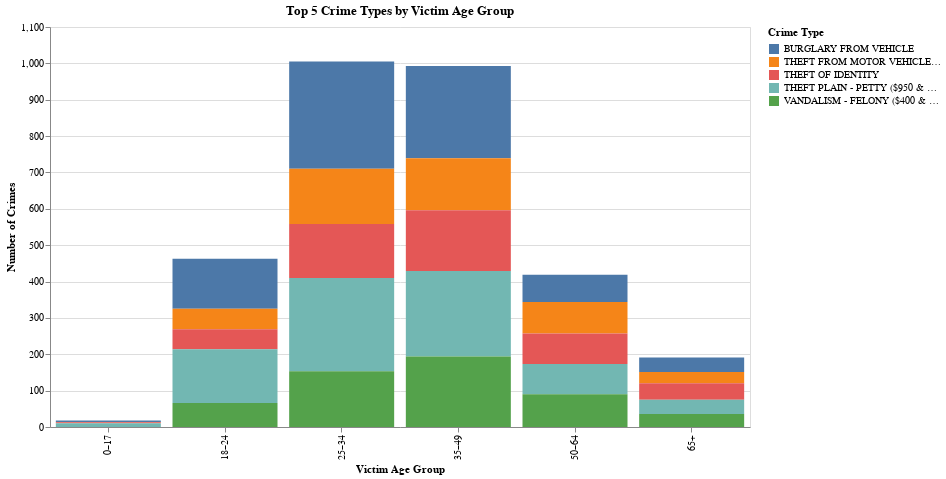

Here is the notebook cell this chart was saved with:
### Code cell
import pandas as pd
import altair as alt

# Reload and clean dataset
df = pd.read_csv("LACrimeData9999.csv")
df = df[(df['Vict Age'] > 0) & (df['Vict Age'] < 120)]
df = df.dropna(subset=['Crm Cd Desc'])

# Create age groups
age_bins = [0, 18, 25, 35, 50, 65, 100]
age_labels = ['0–17', '18–24', '25–34', '35–49', '50–64', '65+']
df['Age Group'] = pd.cut(df['Vict Age'], bins=age_bins, labels=age_labels)

# Get top 5 crime types
top_crimes = df['Crm Cd Desc'].value_counts().nlargest(5).index.tolist()
df_top = df[df['Crm Cd Desc'].isin(top_crimes)]

# Group by crime and age group
agg_df = df_top.groupby(['Crm Cd Desc', 'Age Group']).size().reset_index(name='Count')

# Altair bar chart
chart = alt.Chart(agg_df).mark_bar().encode(
    x=alt.X('Age Group:N', title='Victim Age Group'),
    y=alt.Y('Count:Q', title='Number of Crimes'),
    color=alt.Color('Crm Cd Desc:N', title='Crime Type'),
    tooltip=['Crm Cd Desc', 'Age Group', 'Count']
).properties(
    width=700,
    height=400,
    title='Top 5 Crime Types by Victim Age Group'
).interactive()


chart.show()

### Figure 1 — Vega-Lite specification as saved in the notebook (floating-point values rounded to 4 significant figures)
{"config": {"view": {"continuousWidth": 300, "continuousHeight": 300}}, "data": {"name": "data-871e6f8f4de2f7bdecc40c82bbd210ed"}, "mark": {"type": "bar"}, "encoding": {"color": {"field": "Crm Cd Desc", "title": "Crime Type", "type": "nominal"}, "tooltip": [{"field": "Crm Cd Desc", "type": "nominal"}, {"field": "Age Group", "type": "ordinal"}, {"field": "Count", "type": "quantitative"}], "x": {"field": "Age Group", "title": "Victim Age Group", "type": "nominal"}, "y": {"field": "Count", "title": "Number of Crimes", "type": "quantitative"}}, "height": 400, "params": [{"name": "param_4", "select": {"type": "interval", "encodings": ["x", "y"]}, "bind": "scales"}], "title": "Top 5 Crime Types by Victim Age Group", "width": 700, "$schema": "https://vega.github.io/schema/vega-lite/v5.20.1.json", "datasets": {"data-871e6f8f4de2f7bdecc40c82bbd210ed": [{"Crm Cd Desc": "BURGLARY FROM VEHICLE", "Age Group": "0–17", "Count": 4}, {"Crm Cd Desc": "BURGLARY FROM VEHICLE", "Age Group": "18–24", "Count": 138}, {"Crm Cd Desc": "BURGLARY FROM VEHICLE", "Age Group": "25–34", "Count": 295}, {"Crm Cd Desc": "BURGLARY FROM VEHICLE", "Age Group": "35–49", "Count": 254}, {"Crm Cd Desc": "BURGLARY FROM VEHICLE", "Age Group": "50–64", "Count": 75}, {"Crm Cd Desc": "BURGLARY FROM VEHICLE", "Age Group": "65+", "Count": 40}, {"Crm Cd Desc": "THEFT FROM MOTOR VEHICLE - GRAND ($950.01 AND OVER)", "Age Group": "0–17", "Count": 1}, {"Crm Cd Desc": "THEFT FROM MOTOR VEHICLE - GRAND ($950.01 AND OVER)", "Age Group": "18–24", "Count": 56}, {"Crm Cd Desc": "THEFT FROM MOTOR VEHICLE - GRAND ($950.01 AND OVER)", "Age Group": "25–34", "Count": 152}, {"Crm Cd Desc": "THEFT FROM MOTOR VEHICLE - GRAND ($950.01 AND OVER)", "Age Group": "35–49", "Count": 143}, {"Crm Cd Desc": "THEFT FROM MOTOR VEHICLE - GRAND ($950.01 AND OVER)", "Age Group": "50–64", "Count": 87}, {"Crm Cd Desc": "THEFT FROM MOTOR VEHICLE - GRAND ($950.01 AND OVER)", "Age Group": "65+", "Count": 31}, {"Crm Cd Desc": "THEFT OF IDENTITY", "Age Group": "0–17", "Count": 3}, {"Crm Cd Desc": "THEFT OF IDENTITY", "Age Group": "18–24", "Count": 55}, {"Crm Cd Desc": "THEFT OF IDENTITY", "Age Group": "25–34", "Count": 148}, {"Crm Cd Desc": "THEFT OF IDENTITY", "Age Group": "35–49", "Count": 167}, {"Crm Cd Desc": "THEFT OF IDENTITY", "Age Group": "50–64", "Count": 84}, {"Crm Cd Desc": "THEFT OF IDENTITY", "Age Group": "65+", "Count": 45}, {"Crm Cd Desc": "THEFT PLAIN - PETTY ($950 & UNDER)", "Age Group": "0–17", "Count": 10}, {"Crm Cd Desc": "THEFT PLAIN - PETTY ($950 & UNDER)", "Age Group": "18–24", "Count": 148}, {"Crm Cd Desc": "THEFT PLAIN - PETTY ($950 & UNDER)", "Age Group": "25–34", "Count": 257}, {"Crm Cd Desc": "THEFT PLAIN - PETTY ($950 & UNDER)", "Age Group": "35–49", "Count": 235}, {"Crm Cd Desc": "THEFT PLAIN - PETTY ($950 & UNDER)", "Age Group": "50–64", "Count": 83}, {"Crm Cd Desc": "THEFT PLAIN - PETTY ($950 & UNDER)", "Age Group": "65+", "Count": 39}, {"Crm Cd Desc": "VANDALISM - FELONY ($400 & OVER, ALL CHURCH VANDALISMS)", "Age Group": "0–17", "Count": 0}, {"Crm Cd Desc": "VANDALISM - FELONY ($400 & OVER, ALL CHURCH VANDALISMS)", "Age Group": "18–24", "Count": 66}, {"Crm Cd Desc": "VANDALISM - FELONY ($400 & OVER, ALL CHURCH VANDALISMS)", "Age Group": "25–34", "Count": 153}, {"Crm Cd Desc": "VANDALISM - FELONY ($400 & OVER, ALL CHURCH VANDALISMS)", "Age Group": "35–49", "Count": 194}, {"Crm Cd Desc": "VANDALISM - FELONY ($400 & OVER, ALL CHURCH VANDALISMS)", "Age Group": "50–64", "Count": 90}, {"Crm Cd Desc": "VANDALISM - FELONY ($400 & OVER, ALL CHURCH VANDALISMS)", "Age Group": "65+", "Count": 36}]}}
